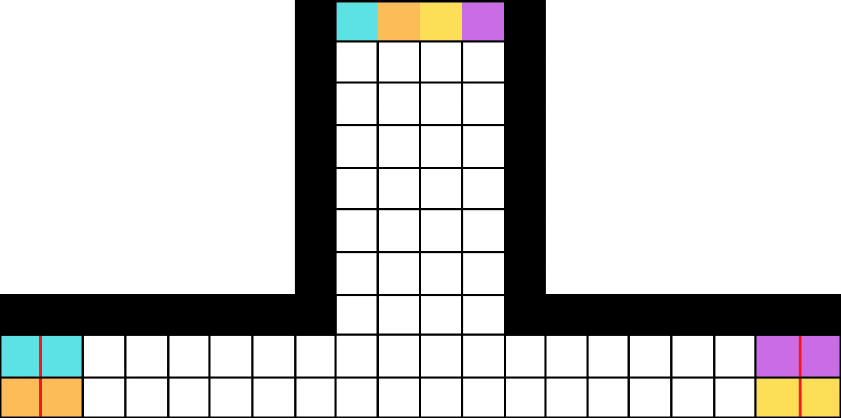
#> input picture frame 647 of Resources/record.mp4, 1682 x 836 px (shown at 1/2 size)
$ python colorPicker.py
#> lines starting #> are read from the running program, lines starting #| are printed output that depends on the picture; after the words box and inside, x2 and y2 are one past the last pixel; in counts of white or black regions, pixels touching at a corner belong together
import cv2
import numpy as np


def stackImages(scale, imgArray):
    rows = len(imgArray)
    cols = len(imgArray[0])
    rowsAvailable = isinstance(imgArray[0], list)
    width = imgArray[0][0].shape[1]
    height = imgArray[0][0].shape[0]
    if rowsAvailable:
        for x in range(0, rows):
            for y in range(0, cols):
                if imgArray[x][y].shape[:2] == imgArray[0][0].shape[:2]:
                    imgArray[x][y] = cv2.resize(imgArray[x][y], (0, 0), None, scale, scale)
                else:
                    imgArray[x][y] = cv2.resize(imgArray[x][y], (imgArray[0][0].shape[1], imgArray[0][0].shape[0]),
                                                None, scale, scale)
                if len(imgArray[x][y].shape) == 2: imgArray[x][y] = cv2.cvtColor(imgArray[x][y], cv2.COLOR_GRAY2BGR)
        imageBlank = np.zeros((height, width, 3), np.uint8)
        hor = [imageBlank] * rows
        hor_con = [imageBlank] * rows
        for x in range(0, rows):
            hor[x] = np.hstack(imgArray[x])
        ver = np.vstack(hor)
    else:
        for x in range(0, rows):
            if imgArray[x].shape[:2] == imgArray[0].shape[:2]:
                imgArray[x] = cv2.resize(imgArray[x], (0, 0), None, scale, scale)
            else:
                imgArray[x] = cv2.resize(imgArray[x], (imgArray[0].shape[1], imgArray[0].shape[0]), None, scale, scale)
            if len(imgArray[x].shape) == 2: imgArray[x] = cv2.cvtColor(imgArray[x], cv2.COLOR_GRAY2BGR)
        hor = np.hstack(imgArray)
        ver = hor
    return ver


def empty(a):
    pass


# pathI = 'Resources/realPlay.jpg'
pathV = "Resources/record.mp4"
cap = cv2.VideoCapture(pathV)

cv2.namedWindow("TrackBars")
cv2.resizeWindow("TrackBars", 640, 240)
cv2.createTrackbar("Hue Min", "TrackBars", 40, 179, empty)
cv2.createTrackbar("Hue Max", "TrackBars", 96, 179, empty)
cv2.createTrackbar("Sat Min", "TrackBars", 150, 255, empty)
cv2.createTrackbar("Sat Max", "TrackBars", 255, 255, empty)
cv2.createTrackbar("Val Min", "TrackBars", 183, 255, empty)
cv2.createTrackbar("Val Max", "TrackBars", 255, 255, empty)


while True:
    success, img = cap.read()
#> img is the input picture: shape (836, 1682, 3); mean B, G, R 203.2, 204.5, 205.5
    img = cv2.resize(img, (647, 320))
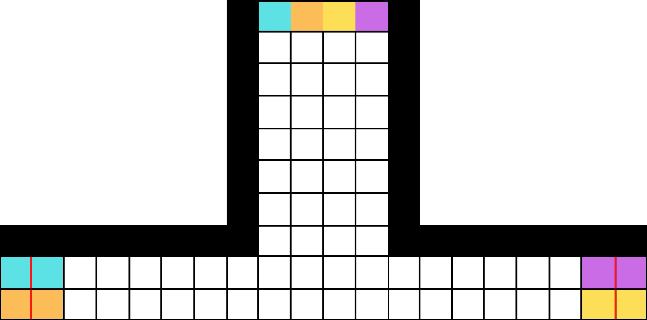
#> img: shape (320, 647, 3); mean B, G, R 203.1, 204.4, 205.4
    imgContour = img.copy()
    imgHSV = cv2.cvtColor(img, cv2.COLOR_BGR2HSV)
#> imgHSV: shape (320, 647, 3); mean H, S, V 4.3, 9.7, 207.6
    h_min = cv2.getTrackbarPos("Hue Min", "TrackBars")
    h_max = cv2.getTrackbarPos("Hue Max", "TrackBars")
    s_min = cv2.getTrackbarPos("Sat Min", "TrackBars")
    s_max = cv2.getTrackbarPos("Sat Max", "TrackBars")
    v_min = cv2.getTrackbarPos("Val Min", "TrackBars")
    v_max = cv2.getTrackbarPos("Val Max", "TrackBars")
    print(h_min, h_max, s_min, s_max, v_min, v_max)
    lower = np.array([h_min, s_min, v_min])
    upper = np.array([h_max, s_max, v_max])
    mask = cv2.inRange(imgHSV, lower, upper)
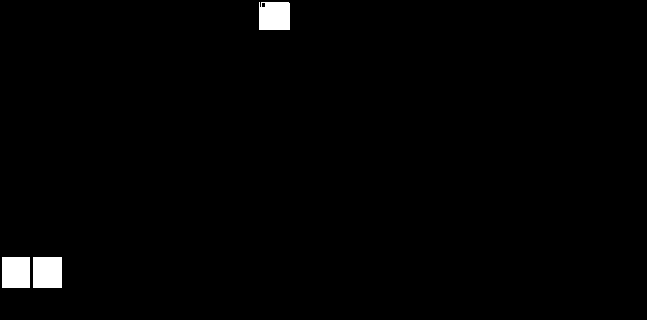
#> mask: shape (320, 647); 1.3% white; 3 white regions, box (x1, y1, x2, y2) and area: (33, 257, 62, 288) 899, (2, 257, 30, 288) 868, (259, 2, 290, 30) 850
    imgResult = cv2.bitwise_and(img, img, mask=mask)

    imgStack = stackImages(0.6, ([img, imgHSV], [mask, imgResult]))
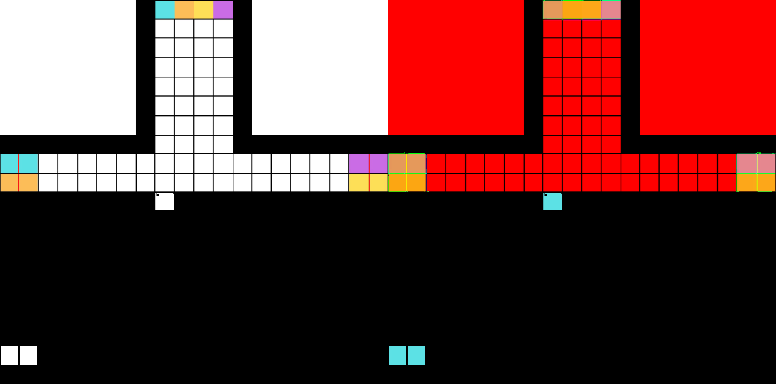
#> imgStack: shape (384, 776, 3); mean B, G, R 53.6, 55.2, 104.7
    cv2.imshow("Stacked Image", imgStack)
    cv2.waitKey(1)
